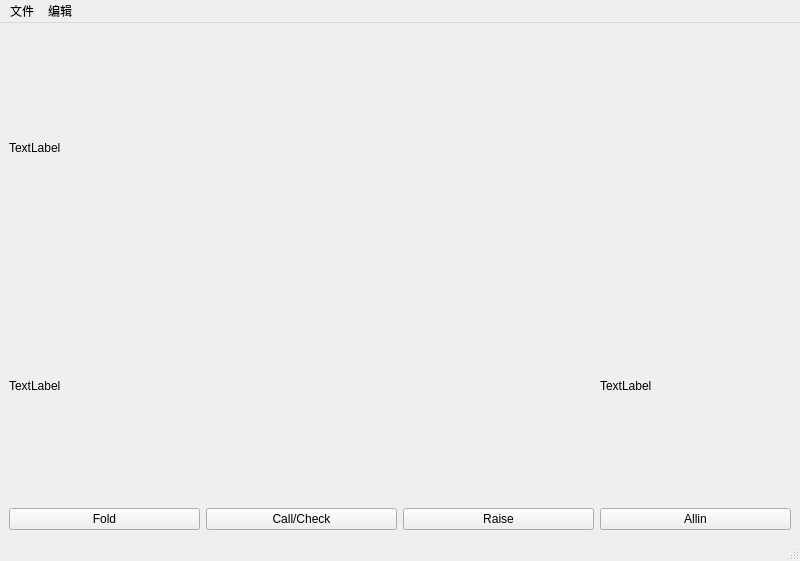
<?xml version="1.0" encoding="UTF-8"?>
<ui version="4.0">
 <class>MainWindow</class>
 <widget class="QMainWindow" name="MainWindow">
  <property name="geometry">
   <rect>
    <x>0</x>
    <y>0</y>
    <width>800</width>
    <height>561</height>
   </rect>
  </property>
  <property name="windowTitle">
   <string>德州扑克对战平台</string>
  </property>
  <widget class="QWidget" name="centralwidget">
   <layout class="QGridLayout" name="gridLayout">
    <item row="1" column="3">
     <widget class="QLabel" name="label_2">
      <property name="styleSheet">
       <string notr="true">border-image: url(:/card/images/0-0.png);</string>
      </property>
      <property name="text">
       <string>TextLabel</string>
      </property>
     </widget>
    </item>
    <item row="1" column="0" colspan="3">
     <widget class="QLabel" name="label">
      <property name="styleSheet">
       <string notr="true"/>
      </property>
      <property name="text">
       <string>TextLabel</string>
      </property>
     </widget>
    </item>
    <item row="2" column="1">
     <widget class="QPushButton" name="pushButton">
      <property name="text">
       <string>Call/Check</string>
      </property>
     </widget>
    </item>
    <item row="2" column="2">
     <widget class="QPushButton" name="pushButton_2">
      <property name="text">
       <string>Raise</string>
      </property>
     </widget>
    </item>
    <item row="2" column="3">
     <widget class="QPushButton" name="pushButton_4">
      <property name="text">
       <string>Allin</string>
      </property>
     </widget>
    </item>
    <item row="2" column="0">
     <widget class="QPushButton" name="pushButton_3">
      <property name="text">
       <string>Fold</string>
      </property>
     </widget>
    </item>
    <item row="0" column="0">
     <widget class="QLabel" name="label_3">
      <property name="text">
       <string>TextLabel</string>
      </property>
     </widget>
    </item>
   </layout>
  </widget>
  <widget class="QMenuBar" name="menubar">
   <property name="geometry">
    <rect>
     <x>0</x>
     <y>0</y>
     <width>800</width>
     <height>22</height>
    </rect>
   </property>
   <widget class="QMenu" name="menu">
    <property name="title">
     <string>文件</string>
    </property>
    <addaction name="actionOpen"/>
    <addaction name="actionSave"/>
   </widget>
   <widget class="QMenu" name="menu_2">
    <property name="title">
     <string>编辑</string>
    </property>
   </widget>
   <addaction name="menu"/>
   <addaction name="menu_2"/>
  </widget>
  <widget class="QStatusBar" name="statusbar"/>
  <action name="actionOpen">
   <property name="text">
    <string>打开棋谱</string>
   </property>
  </action>
  <action name="actionSave">
   <property name="text">
    <string>保存棋谱</string>
   </property>
  </action>
 </widget>
 <resources>
  <include location="pokers.qrc"/>
 </resources>
 <connections/>
</ui>
